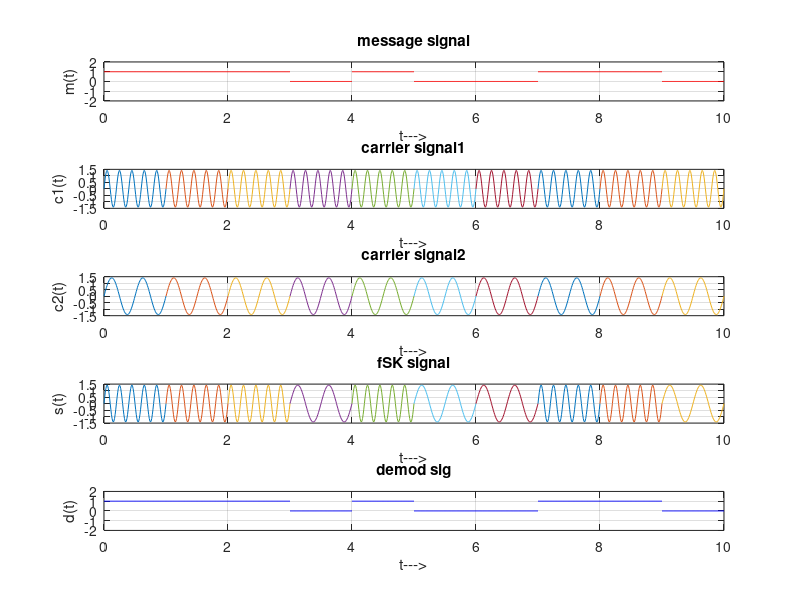

Recreate this plot in MATLAB.
clc;
clear all;
close all;
%GENERATE CARRIER SIGNAL
Tb=1; f1=5; f2=2;
t=0:Tb/100:1;
c1=sqrt(2/Tb)*sin(2*pi*f1*t);
c2=sqrt(2/Tb)*sin(2*pi*f2*t);
%generate message signal
N=10; m=rand(1,N)
t1=0; t2=Tb;
for i=1:N
    t=[t1:.01:t2];
    if m(i)>0.5
        m(i)=1;
        m_s=ones(1,length(t));
        invm_s=zeros(1,length(t));
    else
        m(i)=0;
        m_s=zeros(1,length(t));
        invm_s=ones(1,length(t));
end
message(i,:)=m_s;
%product of carrier and message
fsk_sig1(i,:)=c1.*m_s;
fsk_sig2(i,:)=c2.*invm_s;
t1=t1+(Tb);
t2=t2+(Tb);
fsk_sig(i,:)=fsk_sig1(i,:)+fsk_sig2(i,:);
%plot the message and fSK signal
subplot(5,1,1);axis([0 N -2 2]); plot(t,message(i,:),'r');
title('message signal'); xlabel('t--->'); ylabel('m(t)'); grid on
hold on
subplot(5,1,4); plot(t,fsk_sig(i,:));
title('fSK signal'); xlabel('t--->'); ylabel('s(t)');grid on
hold on
subplot(5,1,2); plot(t,c1); title('carrier signal1');
xlabel('t--->'); ylabel('c1(t)'); grid on
hold on 
subplot(5,1,3); plot(t,c2); title('carrier signal2');
xlabel('t--->'); ylabel('c2(t)'); grid on
hold on 
end
%modulation part ends


%demodulation part starts
t1=0; t2=Tb;
for i=1:N
t=[t1:.01:t2];
%correlator part defined
x1(i)=sum(c1.*fsk_sig(i,:));
x2(i)=sum(c2.*fsk_sig(i,:));
x3(i)=x1(i)-x2(i);
if x3(i)>0
        x1(i)=1;
        x_s=ones(1,length(t));
    else
        x3(i)=0;
        x_s=zeros(1,length(t));
end
xs(i,:)=x_s;
t1=t1+(Tb);
t2=t2+(Tb);
 subplot(5,1,5);axis([0 N -2 2]); plot(t,xs(i,:),'b');title('demod sig');
 xlabel('t--->'); ylabel('d(t)');grid on
 hold on
end